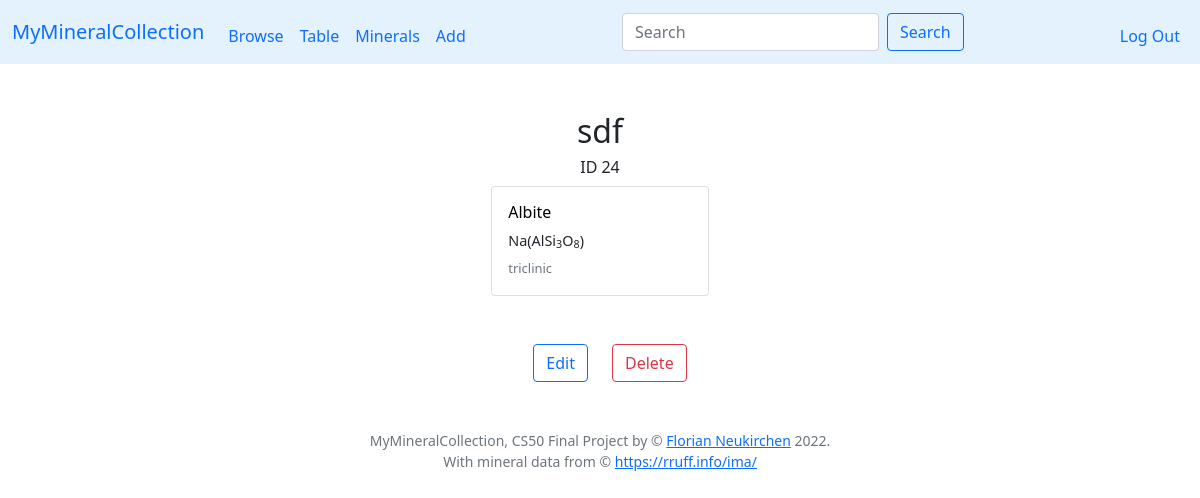
/view?id=24 (signed in), run on an earlier commit of the app's database.
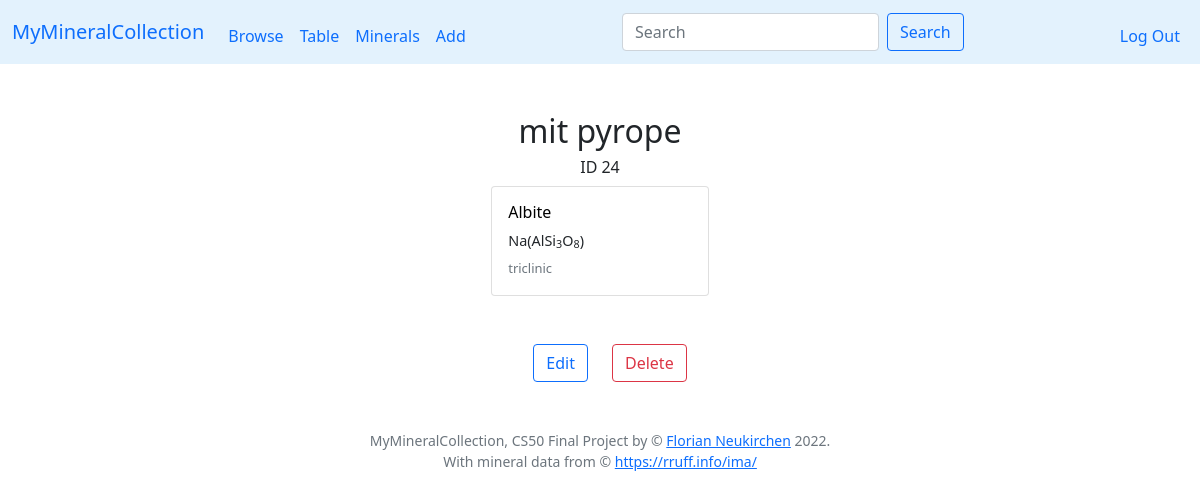
And on a later commit of the database.
### tables this page shows
CREATE TABLE specimen (id INTEGER PRIMARY KEY AUTOINCREMENT NOT NULL, user_id INTEGER NOT NULL, my_id TEXT, title TEXT, locality TEXT, day INTEGER, month INTEGER, year INTEGER, notes TEXT, thumbnail TEXT);

CREATE TABLE minerals (symbol TEXT, name TEXT NOT NULL, chemistry TEXT, elements TEXT, crystal_system TEXT, fleischer TEXT, PRIMARY KEY(symbol));

### app.py (the view)
@app.route("/view")
@login_required
def viewspecimen():
    id = request.args.get("id")
    if not id:
        return redirect("/")
    rows = db.execute("SELECT * FROM specimen WHERE user_id = ? AND id = ?", session["user_id"], id)
    if len(rows) != 1:
        return apology("Invalid specimen ID")
    row = rows[0]
    row['minerals'] = db.execute("SELECT minerals.name AS name, minerals.chemistry AS chemistry, minerals.crystal_system AS crystal_system FROM minerals JOIN specmin ON minerals.symbol = specmin.min_symbol WHERE specmin.specimen_id = ? ORDER BY name", id)
    row['tags'] = db.execute("SELECT tags.tag AS tag FROM tags JOIN specimen ON tags.specimen_id = specimen.id WHERE specimen.id = ? ORDER BY tag", row['id'])
    row['images'] = db.execute("SELECT file FROM images JOIN specimen ON images.specimen_id = specimen.id WHERE specimen.id = ?", row['id'])
    return render_template("view.html", row=row)

### app.py (called while the page is built)
@app.after_request
def after_request(response):
    response.headers["Cache-Control"] = "no-cache, no-store, must-revalidate"
    response.headers["Expires"] = 0
    response.headers["Pragma"] = "no-cache"
    return response

### helpers.py (called while the page is built)
def login_required(f):
    @wraps(f)
    def decorated_function(*args, **kwargs):
        if session.get("user_id") is None:
            return redirect("/login")
        return f(*args, **kwargs)
    return decorated_function

def minlink(value):
    if not value:
        return ""
    html = '<a href="mineral?n=' + value + '" class="minlink">' + value + '</a>'
    return html

def addnr(value):
    if not value:
        return ""
    return '(Nr. ' + value + ')'

### templates/view.html (shortened to what this page needs)
{% extends "layout.html" %}
{% block main %}
<div class="container-fluid">
    <h2>{{ row['title'] }}</h2>
    <div class="h6">ID {{ row['id'] }} {{ row['my_id'] | addnr }}</div>
    <div class="row row-cols-1 row-cols-sm-2 row-cols-md-3 row-cols-lg-4 row-cols-xl-5 g-3 justify-content-center mb-3">
    {% for min in row['minerals'] %}
    <div class="col">
        <div class="card">
            <div class="card-body text-start size90">
              <h6 class="card-title">{{ min['name'] | minlink | safe }}</h6>
              <div class="card-text mb-2">{{ min['chemistry'] | safe }}</div>
              <div class="text-muted size90">{{ min['crystal_system'] }}</div>
            </div>
        </div>
    </div>
    {% endfor %}
    </div>
    <div class="container-sm mt-5">
    <div class="row justify-content-center">
        <div class="col text-end">
            <button type="button" class="btn btn-outline-primary" onclick="window.location.href='edit?id={{ row['id'] }}';">Edit</button>
        </div>
        <div class="col text-start">
        <form action="/delete" method="post">
            <input class="btn btn-outline-danger" type="submit" value="Delete">
        </form>
        </div>
    </div>
    </div>
</div>
{% endblock %}

### templates/layout.html (shortened to what this page needs)
<!DOCTYPE html>
<html lang="en">
    <head>
        <link href="https://cdn.jsdelivr.net/npm/bootstrap@5.1.3/dist/css/bootstrap.min.css" rel="stylesheet">
        <link href="/static/styles.css" rel="stylesheet">
    </head>
    <body>
        <nav class="navbar navbar-expand-md myblue">
            <div class="container-fluid">
                <a class="navbar-brand" href="/">MyMineralCollection</a>
                <div class="collapse navbar-collapse" id="navbarNav">
                    {% if session["user_id"] %}
                        <ul class="navbar-nav me-auto mt-2 mb-lg-0">
                            <li class="nav-item"><a class="nav-link" href="/">Browse</a></li>
                            <li class="nav-item"><a class="nav-link" href="/table">Table</a></li>
                            <li class="nav-item"><a class="nav-link" href="/mineral">Minerals</a></li>
                            <li class="nav-item"><a class="nav-link" href="/add">Add</a></li>
                        </ul>
                        <form class="d-flex" role="search" action="/">
                            <input class="form-control me-2" type="search" name="search" placeholder="Search" aria-label="Search">
                            <button class="btn btn-outline-primary" type="submit">Search</button>
                        </form>
                        <ul class="navbar-nav ms-auto mt-2">
                            <li class="nav-item"><a class="nav-link" href="/logout">Log Out</a></li>
                        </ul>
                    {% else %}
                        <ul class="navbar-nav ms-auto mt-2">
                            <li class="nav-item"><a class="nav-link" href="/register">Register</a></li>
                            <li class="nav-item"><a class="nav-link" href="/login">Log In</a></li>
                        </ul>
                    {% endif %}
                </div>
            </div>
        </nav>
        <main class="container-fluid py-5 text-center">
            {% block main %}{% endblock %}
        </main>
        <footer class="mb-5 small text-center text-muted">
            MyMineralCollection, CS50 Final Project by &#169; <a href="https://www.riannek.de/">Florian Neukirchen</a> 2022. <br> With mineral data from &#169; <a href="https://rruff.info/ima/">https://rruff.info/ima/</a>
        </footer>
</body>
</html>

### static/styles.css (style rules this page uses)
.myblue { background-color: #e3f2fd; }
.size90 { font-size: 90%; }
.minlink:link { text-decoration: none; color: black; }

What changed in the data, as far as the page shows it:
changed specimen id 24: title "sdf" → "mit pyrope"
